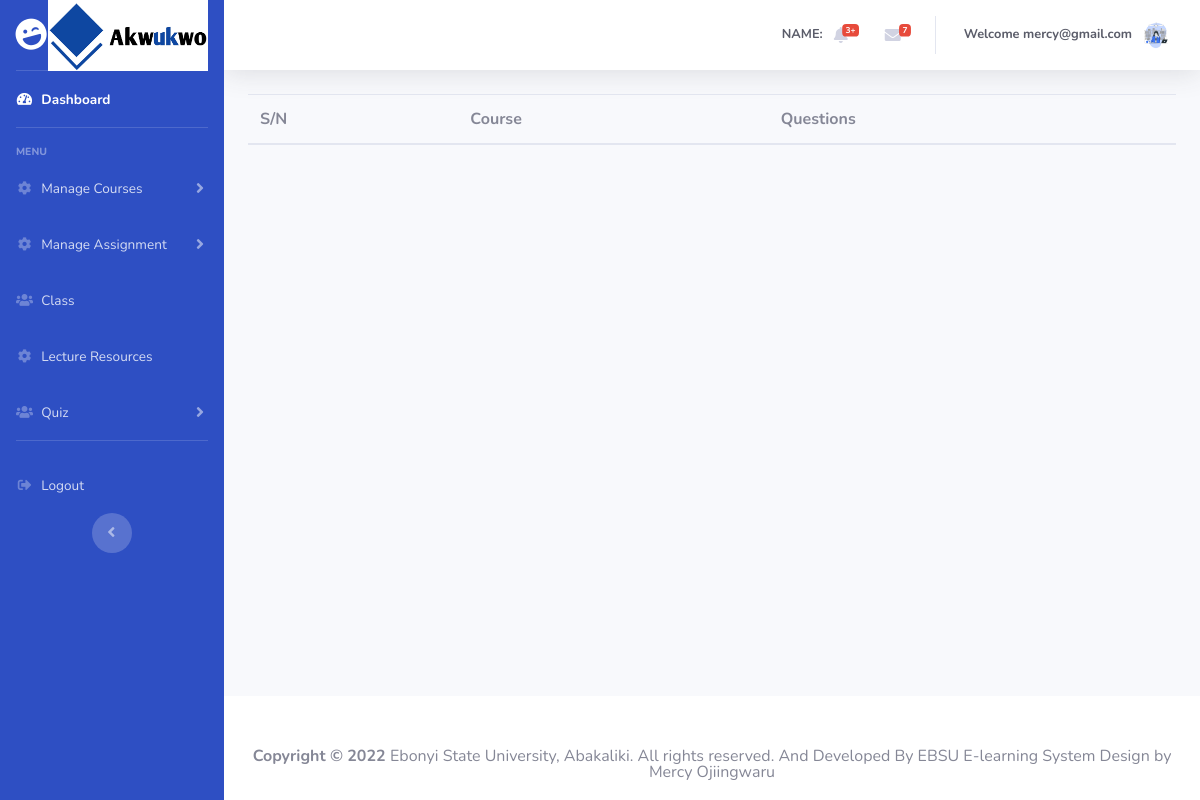
Page /students/viewassignment.php (signed in) on the earlier database version.
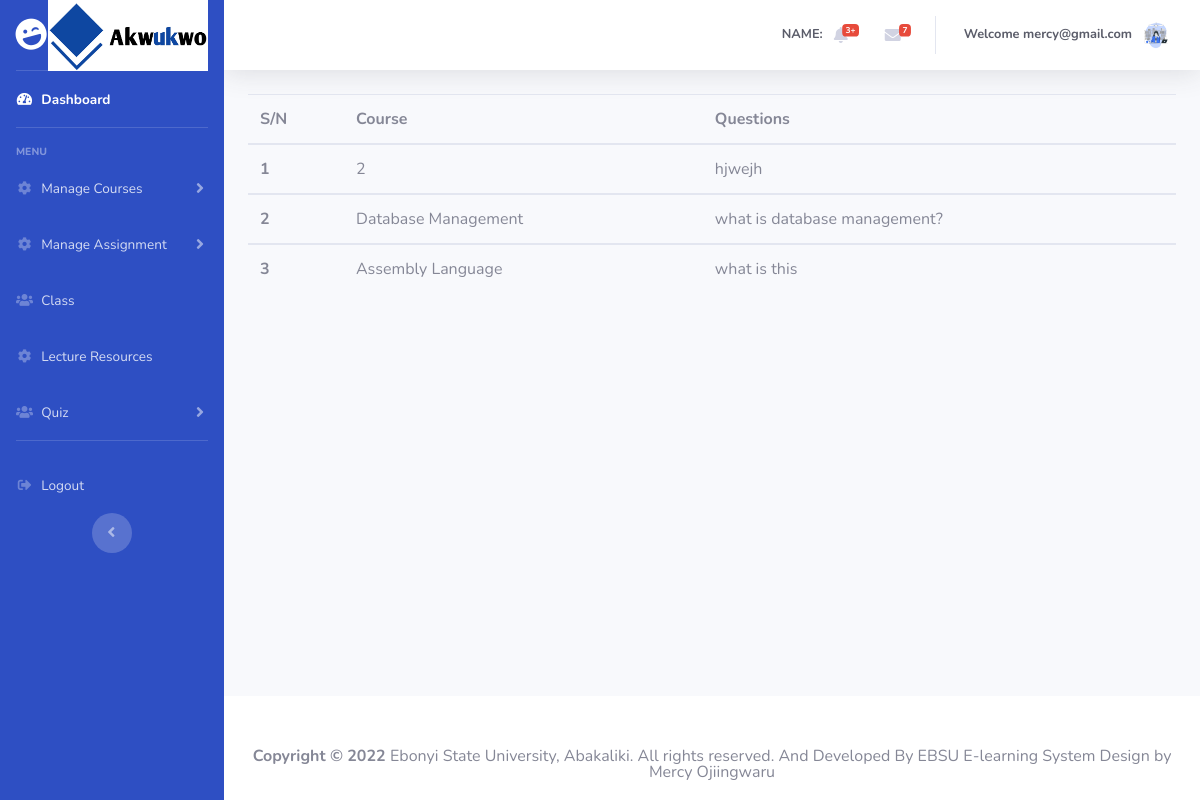
Same page on the later database version.
### tables this page shows
CREATE TABLE `assignment` (
  `id` int(10) NOT NULL,
  `lecturerid` int(10) NOT NULL,
  `coursetitle` varchar(40) NOT NULL,
  `coursecode` varchar(10) NOT NULL,
  `assignment` text NOT NULL,
  `date` varchar(20) NOT NULL
);

### server/classes/dbconnection.php (called while the page is built, shortened)
<?php
class DbConnection {
	private $host = "localhost";
	private $dbname = "e-learning";
	private $username = "root";
	private $password = "";
	public function __construct() {
		try {
			$this->connection = new PDO('mysql:host='.$this->host.';dbname='.$this->dbname, $this->username, $this->password);
		} catch(PDOException $ex) {
			echo $ex->getMessage();
		}
	}
}
?>

### server/classes/fetchData.php (called while the page is built, shortened)
<?php
    require_once('dbconnection.php');
    class fetchData extends DbConnection {
        public function displayAssignmentToStudent(){
            $sql = "SELECT * FROM assignment ORDER BY id";
            $qry = $this->connection->prepare($sql);
            $exec = $qry->execute(array());
            if($qry->errorCode() == 0){
                if ($qry->rowCount() > 0) {
                    return $qry->fetchAll(PDO::FETCH_ASSOC);
                }else{
                    return 0;
                }
            }else{
                return array('status'=>0, 'message'=>$qry->errorInfo());
            }
        }
    }
?>

### students/viewassignment.php (the view)
<?php
	require_once 'header.php';
  require_once '../server/classes/fetchData.php';
  $fetchData = new fetchData;
?>
        <div class="container-fluid">
          <div>
          <table class="table table-hover">
                  <thead>
                      <tr>
                        <th scope="col">S/N</th>
                        <th scope="col">Course</th>
                        <th scope="col">Questions</th>
                      </tr>
                  </thead>
                  <?php
                      $fetchResponse = $fetchData->displayAssignmentToStudent();
                      if(is_array($fetchResponse)){
                        if(isset($fetchResponse['status'])){
                            '<div class="alert alert-danger">'.print_r($fetchResponse['message']).'</div>';
                        }else {
                          $count = 1;
                          foreach($fetchResponse as $row){
                    ?>
                  <tbody>
                    <tr>
                      <th scope="row"><?php echo $count; ?></th>
                      <td name="cos[]"><?php echo $row['coursetitle']?></td>
                      <td name="cos[]"><?php echo $row['assignment']?></td>
                    </tr>
                  </tbody>
                  <?php
                      $count+=1;
                    }}}?>
              </table>
          </div>
        </div>
      </div>
<?php
	require_once 'footer.php';
?>

Differences in the rows shown:
added assignment: coursetitle "2", assignment "hjwejh"
added assignment: coursetitle "Database Management", assignment "what is database management?"
added assignment: coursetitle "Assembly Language", assignment "what is this"
